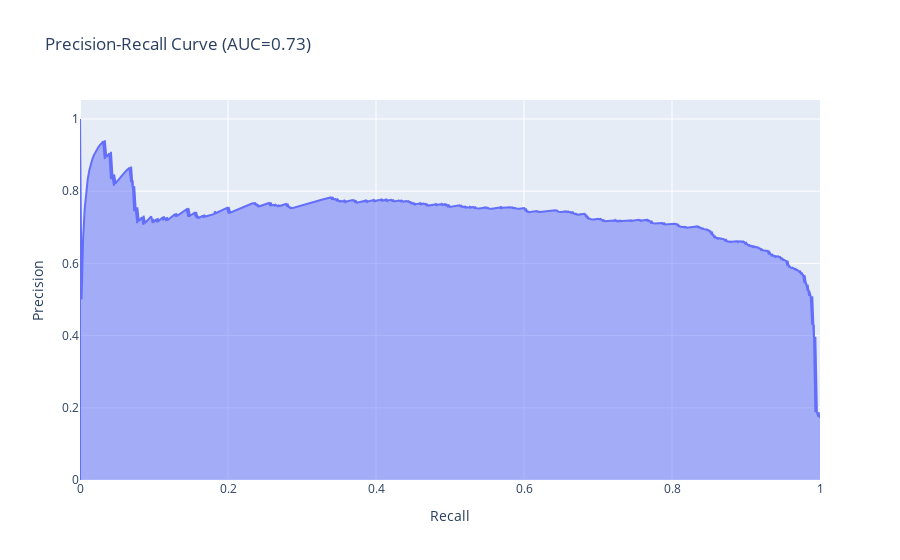

Notebook cell for this chart:
### Code cell
y_hat = y_pred.numpy()

precision, recall, thresholds = precision_recall_curve(y_test, y_hat)
px.area(
    x=recall, 
    y=precision, 
    title=f'Precision-Recall Curve (AUC={auc(recall, precision):.2f})', 
    labels={'x': 'Recall', 'y': 'Precision'},
    )

### Figure 1 — Plotly figure (JSON) as saved in the notebook; plotly's stock layout.template omitted (floating-point values rounded to 4 significant figures; data arrays with more than 128 entries replaced by an {"elided": "..."} marker saying what was removed)
{"data": [{"fillpattern": {"shape": ""}, "hovertemplate": "Recall=%{x}<br>Precision=%{y}<extra></extra>", "legendgroup": "", "line": {"color": "#636efa"}, "marker": {"symbol": "circle"}, "mode": "lines", "name": "", "orientation": "v", "showlegend": false, "stackgroup": "1", "type": "scatter", "x": {"elided": "2363 float values"}, "xaxis": "x", "y": {"elided": "2363 float values"}, "yaxis": "y"}], "layout": {"legend": {"tracegroupgap": 0}, "title": {"text": "Precision-Recall Curve (AUC=0.73)"}, "xaxis": {"anchor": "y", "domain": [0, 1], "title": {"text": "Recall"}}, "yaxis": {"anchor": "x", "domain": [0, 1], "title": {"text": "Precision"}}}}
